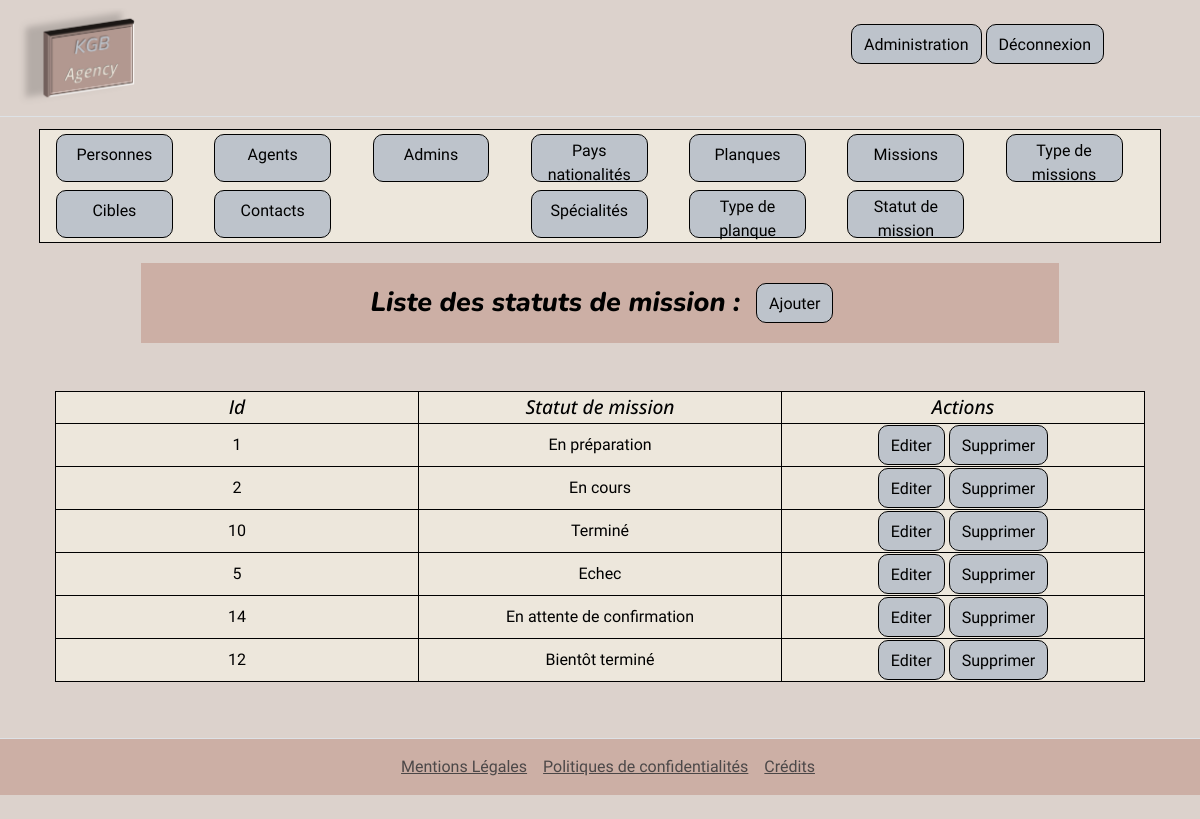
Page /index.php?controller=back&action=Status&todo=home (signed in) on the committed database.
### tables this page shows
CREATE TABLE IF NOT EXISTS `status` (
  `id` int(11) NOT NULL AUTO_INCREMENT,
  `name` varchar(50) NOT NULL,
  PRIMARY KEY (`id`)
);

### index.php (called while the page is built, shortened)
<?php
$controller = new Controller();
$controller->route();

### App/Db/Mysql.php (called while the page is built, shortened)
<?php
class Mysql
{
    private $db_name;
    private $db_user;
    private $db_password;
    private $db_port;
    private $db_host;
    private $pdo = null;
    private static $_instance = null;
    public static function getInstance():self
    {
        if (is_null(self::$_instance)) {
            self::$_instance = new Mysql();
        }
        return self::$_instance;
    }
    public function getPDO():\PDO
    {
        if (is_null($this->pdo)){
            $this->pdo = new \PDO('mysql:host=' . $this->db_host . ';port='. $this->db_port. ';charset=utf8mb4;dbname=' . $this->db_name . ";'", $this->db_user, $this->db_password);
        }
        return $this->pdo;
    }
}

### App/Repository/Repository.php (called while the page is built, shortened)
<?php
class Repository{
    public function __construct()
    {
       $mysql = Mysql::getInstance();
       $this->pdo = $mysql->getPDO();
    }
}

### App/Repository/StatusRepository.php (called while the page is built, shortened)
<?php
class StatusRepository extends Repository
{
    public function findAllStatuss():Array|bool
    {
        try{
            $query = $this->pdo->prepare("SELECT * FROM status");
            $query->execute();
            $allstatuts = $query->fetchAll($this->pdo::FETCH_ASSOC);
            if ($allstatuts){
                return $allstatuts;
            }else {
                return false;
            }
        }catch (\Exception $e){
            $error = $e->getMessage();
            $control = new Controller();
            $control->render('/errors', [
                'error' => $error
            ]);
        }
    }
}

### templates/partials/Status/Home.php (the view)
<div class="row d-flex justify-content-center ">
    <div class="col-9 m-3 p-3 d-flex align-items-center justify-content-center pageTitle">
        <h1 class="d-flex justify-content-center m-2"> Liste des statuts de mission : </h1>
        <div class="d-flex justify-content-end my-1 ms-2 me-1">
            <a href="/index.php?controller=back&action=Status&todo=create" class="btn btn-primary pt-2" aria-current="page creation Personne">Ajouter</a>
        </div>
    </div>
    <div class="col-11 m-3 p-3 ">
        <?php if ($errors) { ?>
            <div class="alert alert-danger">
                <?php echo($errors) ?>
            </div>
        <?php } else {
            if ($allElements) { ?>
                <table class="col-12 tabMissions">
                    <thead>
                        <th class="col-4 tabTitle">Id</th>
                        <th class="col-4 tabTitle">Statut de mission</th>
                        <th class="col-4 tabTitle">Actions</th>
                    </thead>
                    <tbody>
                    <?php foreach ($allElements as $element) { ?>
                        <tr>
                            <td><?php echo($element['id']); ?></td>
                            <td><?php echo(htmlspecialchars($element['name']));
                            if ($_GET['todo']=='delete'){
                                if ($element['id'] == $_GET['id'] ){ ?>
                                <p class="alert alert-danger"><?php echo('Supprimez cet élément ?'); ?>
                                <a href="/index.php?controller=back&action=Status&todo=delete&rep=oui&id=<?php echo($element['id']) ?>" class="btn btn-primary pt-2" aria-current="OUI">OUI</a>
                                <a href="/index.php?controller=back&action=Status&todo=home" class="btn btn-primary pt-2" aria-current="NON">NON</a></p>
                            <?php } } ?></td>
                            <td>
                                <a href="/index.php?controller=back&action=Status&todo=edit&id=<?php echo($element['id']) ?>" class="btn btn-primary pt-2" aria-current="pageEdit">Editer</a>
                                <a href="/index.php?controller=back&action=Status&todo=delete&id=<?php echo($element['id']) ?>" class="btn btn-primary pt-2" aria-current="pageEdit">Supprimer</a>
                            </td>
                        </tr>
                    <?php } ?>
                    </tbody>
                </table>
        <?php } } ?>
    </div>
</div>

### assets/CSS/style.css (style rules this page uses)
body, header { background-color: #DCD2CC; border-color: #DCD2CC; }
.pageTitle, h1 { font-family: "Nunito", sans-serif; font-size: 1.3em; font-style: italic; font-weight: 800; background-color: #CCAFA5; color : black; }
table, th, td { border: 1px solid black; border-collapse: collapse; }
th { font-family: "Open Sans", sans-serif; font-size: 1.2em; font-style: italic; font-weight: 500; }
td { font-family: "Martel Sans", sans-serif; font-weight: 400; font-style: normal; }
.tabMissions { text-align: center; background-color:#EDE7DC; color : black; }
.btn-primary { font-family: "Martel Sans", sans-serif; font-weight: 400; font-style: normal; --bs-btn-color: black; --bs-btn-bg: #BDC3CB; --bs-btn-border-color: black; --bs-btn-border-radius: 10px; --bs-btn-hover-color: black; --bs-btn-hover-bg: #CCAFA5; --bs-btn-hover-border-color: #CCAFA5; --bs-btn-focus-shadow-rgb: #CCAFA5; --bs-btn-active-color: black; --bs-btn-active-bg: #CCAFA5; --bs-btn-active-border-color: #CCAFA5; --bs-btn-active-shadow: inset 0 3px 5px #CCAFA5; --bs-btn-disabled-color: black; --bs-btn-disabled-bg: #FFF; --bs-btn-disabled-border-color: #FFF; }

### rows in the picture
status: id "1", name "En préparation"
status: id "2", name "En cours"
status: id "10", name "Terminé"
status: id "5", name "Echec"
status: id "14", name "En attente de confirmation"
status: id "12", name "Bientôt terminé"
